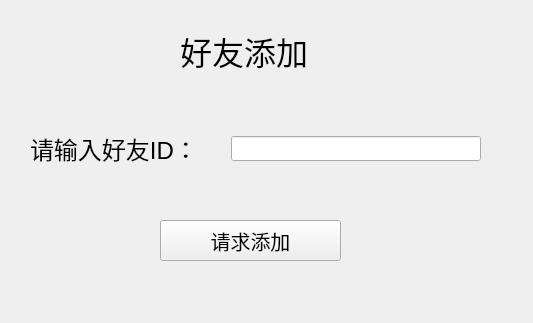
<?xml version="1.0" encoding="UTF-8"?>
<ui version="4.0">
 <class>addFriend</class>
 <widget class="QWidget" name="addFriend">
  <property name="geometry">
   <rect>
    <x>0</x>
    <y>0</y>
    <width>533</width>
    <height>323</height>
   </rect>
  </property>
  <property name="windowTitle">
   <string>Form</string>
  </property>
  <widget class="QLabel" name="label_Title">
   <property name="geometry">
    <rect>
     <x>180</x>
     <y>20</y>
     <width>201</width>
     <height>61</height>
    </rect>
   </property>
   <property name="font">
    <font>
     <pointsize>24</pointsize>
    </font>
   </property>
   <property name="text">
    <string>好友添加</string>
   </property>
  </widget>
  <widget class="QWidget" name="layoutWidget">
   <property name="geometry">
    <rect>
     <x>30</x>
     <y>130</y>
     <width>451</width>
     <height>37</height>
    </rect>
   </property>
   <layout class="QHBoxLayout" name="horizontalLayout">
    <item>
     <widget class="QLabel" name="label_message">
      <property name="font">
       <font>
        <pointsize>18</pointsize>
       </font>
      </property>
      <property name="text">
       <string>请输入好友ID：</string>
      </property>
     </widget>
    </item>
    <item>
     <spacer name="horizontalSpacer">
      <property name="orientation">
       <enum>Qt::Horizontal</enum>
      </property>
      <property name="sizeHint" stdset="0">
       <size>
        <width>40</width>
        <height>20</height>
       </size>
      </property>
     </spacer>
    </item>
    <item>
     <widget class="QLineEdit" name="inputID">
      <property name="minimumSize">
       <size>
        <width>250</width>
        <height>25</height>
       </size>
      </property>
      <property name="maximumSize">
       <size>
        <width>250</width>
        <height>25</height>
       </size>
      </property>
     </widget>
    </item>
   </layout>
  </widget>
  <widget class="QPushButton" name="pushButtonAddF">
   <property name="geometry">
    <rect>
     <x>160</x>
     <y>220</y>
     <width>181</width>
     <height>41</height>
    </rect>
   </property>
   <property name="font">
    <font>
     <pointsize>15</pointsize>
    </font>
   </property>
   <property name="text">
    <string>请求添加</string>
   </property>
  </widget>
 </widget>
 <resources/>
 <connections/>
</ui>
